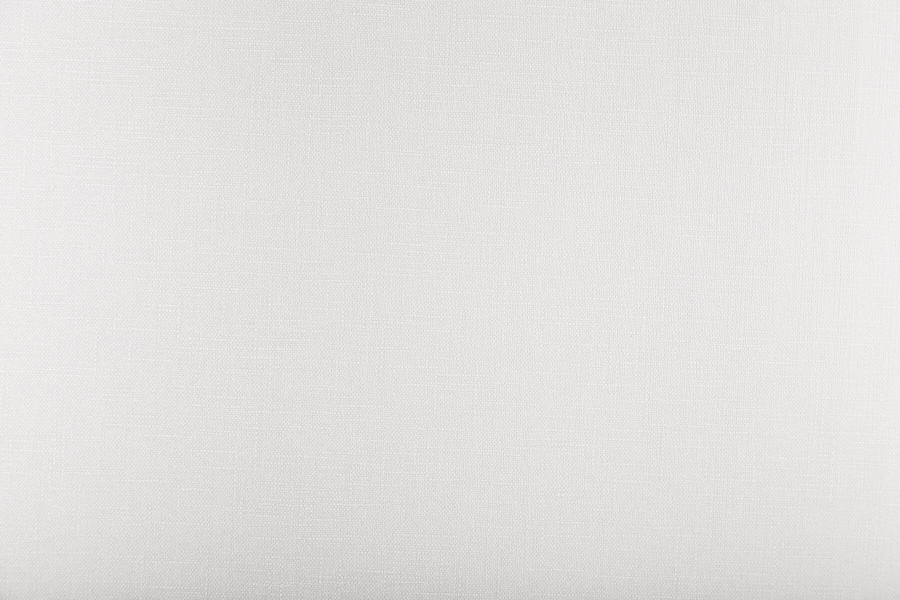
#> input picture resources/image/paper_white.jpg, 1800 x 1200 px (shown at 1/2 size)
$ python -i template.py   (imports and definitions only)
#> lines starting #> are read from the running program, lines starting #| are printed output that depends on the picture; after the words box and inside, x2 and y2 are one past the last pixel; in counts of white or black regions, pixels touching at a corner belong together
"""
SynthTIGER
Copyright (c) 2021-present NAVER Corp.
MIT license
"""

import os
import json
import string

import cv2
import numpy as np
from PIL import Image

from synthtiger import components, layers, templates, utils

BLEND_MODES = [
    "normal",
    "multiply",
    "screen",
    "overlay",
    "hard_light",
    "soft_light",
    "dodge",
    "divide",
    "addition",
    "difference",
    "darken_only",
    "lighten_only",
]

Labels = {}


class SynthTiger(templates.Template):
    # [316 lines left out: functions __init__, generate, init_save, save, end_save, _generate_color and 6 more, not called in this run]


def _create_poly_mask(image, pad=0):
#> called with pad = 0
    height, width = image.shape[:2]
#> height = 1200; width = 1800
    alpha = image[..., 3].astype(np.uint8)
#> alpha = 1200 values, max 246 at index 610, min 194 at index 1197, mean 231.9
    mask = np.zeros((height, width), dtype=np.float32)

    cts, _ = cv2.findContours(alpha, cv2.RETR_EXTERNAL, cv2.CHAIN_APPROX_SIMPLE)
#> cts = [[[0, 0], [0, 1199]]]
    cts = sorted(cts, key=lambda ct: sum(cv2.boundingRect(ct)[:2]))

    if len(cts) == 1:
        hull = cv2.convexHull(cts[0])
#> hull = [[0, 1199], [0, 0]]
        cv2.fillConvexPoly(mask, hull, 255)
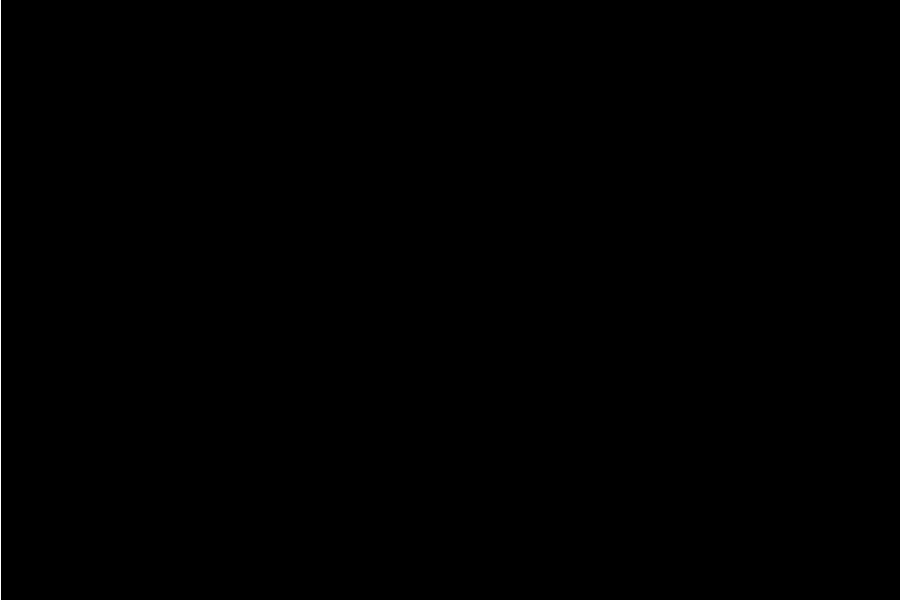
#> mask: shape (1200, 1800) float32 (shown at 1/2 size); 0.06% white in thin lines or dots, all inside (x1, y1, x2, y2) = (0, 0, 1, 1200)

    for idx in range(len(cts) - 1):
        pts = np.concatenate((cts[idx], cts[idx + 1]), axis=0)
        hull = cv2.convexHull(pts)
        cv2.fillConvexPoly(mask, hull, 255)
#> this loop made 0 passes

#> (the run stopped early here; a loop or call above may not have finished)
